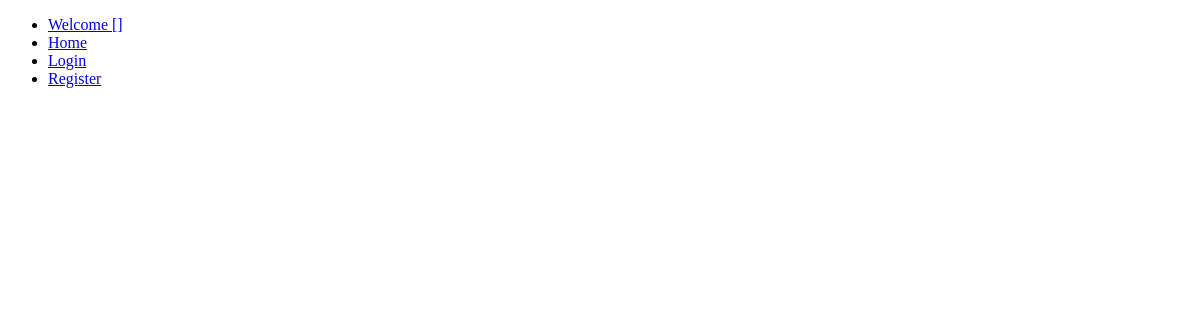
The app's page /, older data.
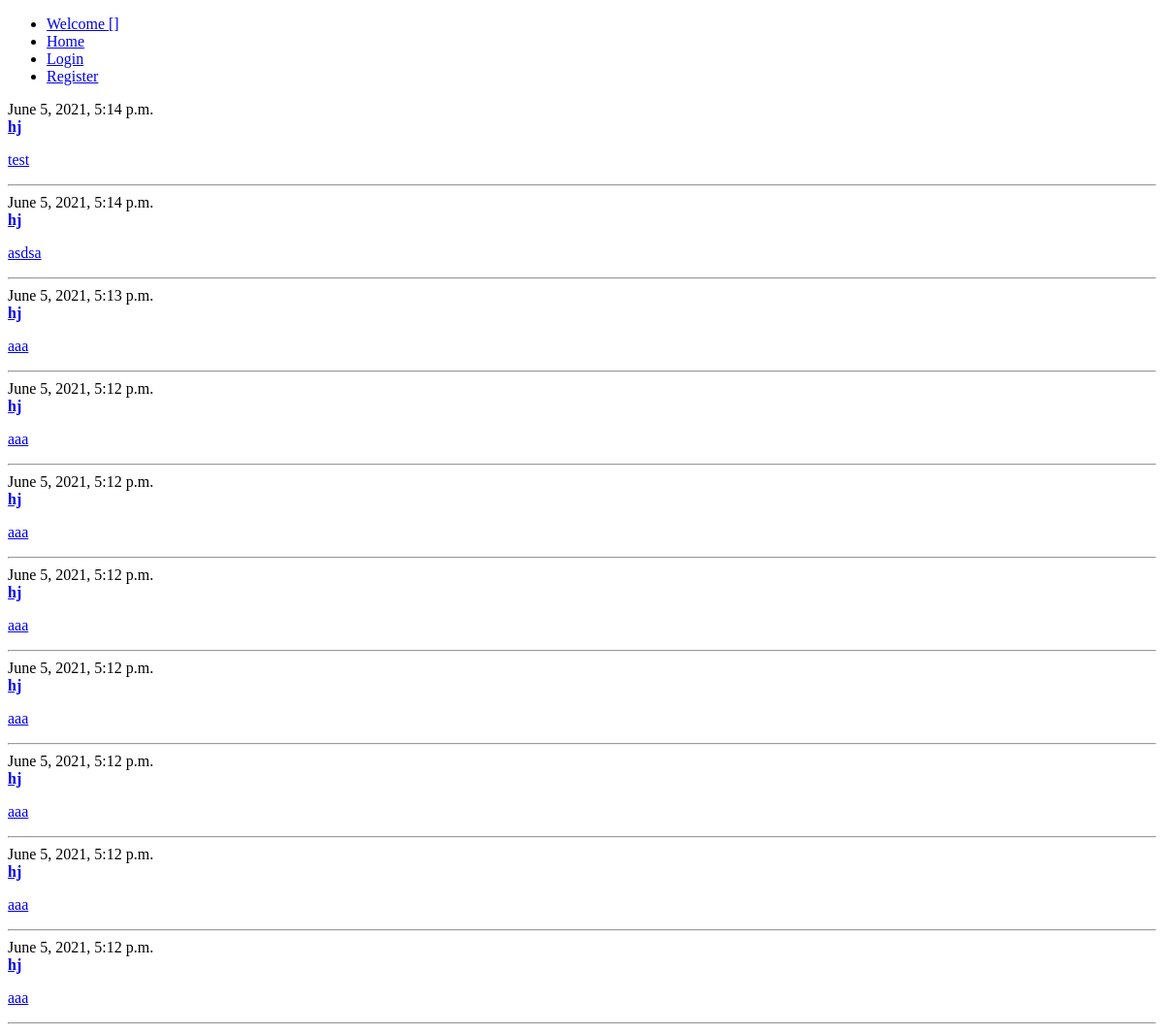
The same page, newer data.
### choipark/models/articles.py (models this page shows, shortened)
class ArticleModel(models.Model):
    title = models.CharField(max_length=128)
    content = models.TextField(null=False)
    author = models.ForeignKey(
        settings.AUTH_USER_MODEL,
        on_delete=models.CASCADE)
    date = models.DateTimeField(auto_now_add=True)
    upvotes = models.ManyToManyField(settings.AUTH_USER_MODEL, related_name='upvotes_article')
    downvotes = models.ManyToManyField(settings.AUTH_USER_MODEL, related_name='downvotes_article')

### choipark/views/main.py (the view, shortened to what this page needs)
# urls.py: path('', views.MainView.as_view(), name="main"),
class MainView(View):
    template_name = 'registration/main.html'
    def get(self, request) :
        try:
            article = ArticleModel.objects.all().order_by('-date')
        except Exception as e:
            article = []
        context = {
            'articles': article,
        }
        return render(request, self.template_name, context)

### choipark/templates/registration/main.html (shortened to what this page needs)
{% extends 'base.html' %}{% load static %}
{% block content %}
 {% for article in articles %}
        <div class="article">
            <div class="date">{{ article.date }}</div>
            <a href="/profile/{{article.author.id}}"><strong>{{ article.author }}</strong></a>
			<a href="/detail/{{ article.id }}">{{ article.title|linebreaks }}</a>
        </div>
        <hr>
{% endfor %}
{% endblock content%}

Row changes from the older to the newer data that the page shows:
added ArticleModel: date "June 5, 2021, 5:14 p.m.", author "hj", title "test"
added ArticleModel: date "June 5, 2021, 5:14 p.m.", author "hj", title "asdsa"
added ArticleModel: date "June 5, 2021, 5:13 p.m.", author "hj", title "aaa"
added ArticleModel: date "June 5, 2021, 5:12 p.m.", author "hj", title "aaa"
added ArticleModel: date "June 5, 2021, 5:12 p.m.", author "hj", title "aaa"
added ArticleModel: date "June 5, 2021, 5:12 p.m.", author "hj", title "aaa"
added ArticleModel: date "June 5, 2021, 5:12 p.m.", author "hj", title "aaa"
added ArticleModel: date "June 5, 2021, 5:12 p.m.", author "hj", title "aaa"
added ArticleModel: date "June 5, 2021, 5:12 p.m.", author "hj", title "aaa"
added ArticleModel: date "June 5, 2021, 5:12 p.m.", author "hj", title "aaa"
